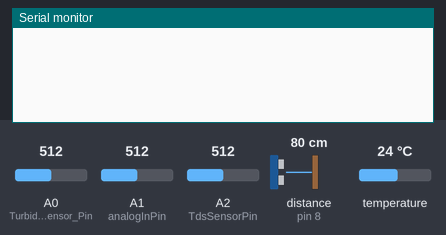
Simulated run of this sketch. Board: Arduino Uno, built with avr-gcc and run on an emulated ATmega328P. Shown: the last lines printed to the serial monitor. Wiring (inferred from the names in the program): ultrasonic range finder: trigger pin 9; echo pin 8. The inputs (shaded band) are chosen by the test bench; at power-on: distance to the obstacle (sensor on pin 8) 80 cm, temperature 24 °C, A0 (Turbidity_Sensor_Pin) = 512, A1 (analogInPin) = 512, A2 (TdsSensorPin) = 512. The echo pulse lasts 58.3 µs per cm.

Above: at 1.2 s.
1.3 s: distance to the obstacle (sensor on pin 8) set to 2 cm
At 1.9 s:
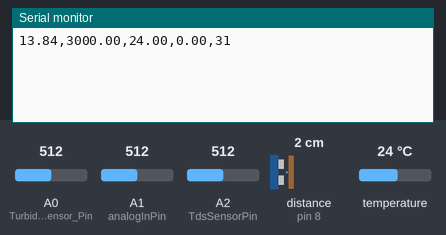
2.8 s: temperature set to 12 °C
At 4.1 s:
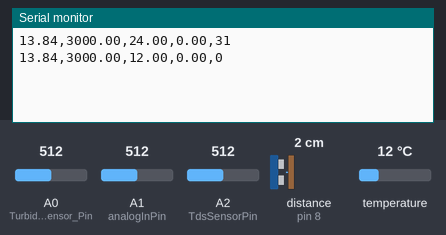
4.3 s: A0 (Turbidity_Sensor_Pin) set to 716
5.8 s: A1 (analogInPin) set to 716
At 5.8 s:
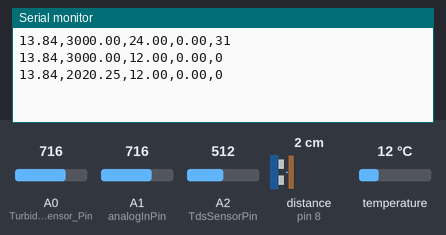
7.3 s: distance to the obstacle (sensor on pin 8) set to 4 cm
At 8.3 s:
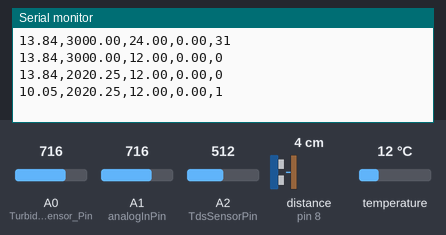
8.8 s: temperature set to 19 °C
At 10.9 s:
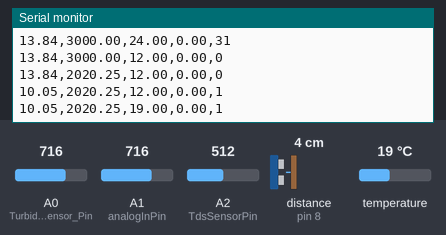
Timing chart, 0 to 11.3 s (numbered marks = the images above; inputs shaded):
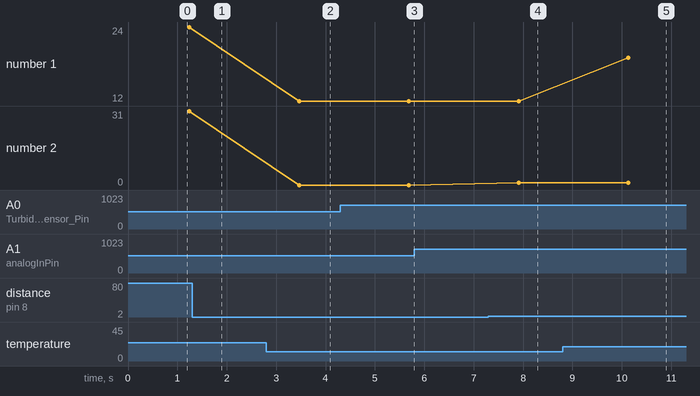

The sketch:

water_yet_OLD.ino
```cpp
int trigPin = 9;    // Trigger
int echoPin = 8;    // Echo
long duration, cm, inches;

String values;
#include <OneWire.h>
#include <DallasTemperature.h>

// Data wire is plugged into port 2 on the Arduino
#define ONE_WIRE_BUS 4

// Setup a oneWire instance to communicate with any OneWire devices (not just Maxim/Dallas temperature ICs)
OneWire oneWire(ONE_WIRE_BUS);

// Pass our oneWire reference to Dallas Temperature.
DallasTemperature sensors(&oneWire);
float   temperatures ;
/******************************* tds sensor *************************************/
#define TdsSensorPin A2
#define VREF 5.0      // analog reference voltage(Volt) of the ADC
#define SCOUNT  30         // sum of sample point
int analogBuffer[SCOUNT];    // store the analog value in the array, read from ADC
int analogBufferTemp[SCOUNT];
int analogBufferIndex = 0, copyIndex = 0;
float averageVoltage = 0, tdsValue = 0, temperature = 25;

/*********************************** ph sensor ********************************/
const int analogInPin = A1 ;
int sensorValue = 0;
unsigned long int avgValue;
float b;
int buf[10], temp;
float phValue;

float pph;

/********************************** Turbidity sensor ****************************************/
int Turbidity_Sensor_Pin = A0;
float Turbidity_Sensor_Voltage;
int samples = 600;
float ntu; // Nephelometric Turbidity Units
int count = 0;
/************************************* Uart *****************************************/

void setup()
{
  Serial.begin(9600);

  pinMode(TdsSensorPin, INPUT);

  sensors.begin();
  pinMode(trigPin, OUTPUT);
  pinMode(echoPin, INPUT);

}
float ph (float voltage) {
  return 7 + ((2.5 - voltage) / 0.18);
}

float round_to_dp( float in_value, int decimal_place )
{
  float multiplier = powf( 10.0f, decimal_place );
  in_value = roundf( in_value * multiplier ) / multiplier;
  return in_value;
}

void loop()
{ /*************** ntu ********************/
 Turbidity_Sensor_Voltage = 0;
  for (int i = 0; i < samples; i++)
  {
    Turbidity_Sensor_Voltage += ((float)analogRead(Turbidity_Sensor_Pin) / 1023) * 5;
  }

  Turbidity_Sensor_Voltage = Turbidity_Sensor_Voltage / samples;
  Turbidity_Sensor_Voltage = round_to_dp(Turbidity_Sensor_Voltage, 2);
  if (Turbidity_Sensor_Voltage < 2.5) {
    ntu = 3000;
  } else {
    ntu = -1120.4 * square(Turbidity_Sensor_Voltage) + 5742.3 * Turbidity_Sensor_Voltage - 4352.9;
  }

  delay(10);
  /*************************************/
  sensors.requestTemperatures();
  temperatures = (sensors.getTempCByIndex(0));
  // Serial.print("temperatures:");
  // Serial.print(sensors.getTempCByIndex(0));
  // Serial.print("c");

  /****************** ph ***********************/
  for (int i = 0; i < 10; i++)
  {
    buf[i] = analogRead(analogInPin);
    delay(10);
  }
  for (int i = 0; i < 9; i++)
  {
    for (int j = i + 1; j < 10; j++)
    {
      if (buf[i] > buf[j])
      {
        temp = buf[i];
        buf[i] = buf[j];
        buf[j] = temp;
      }
    }
  }
  avgValue = 0;
  for (int i = 2; i < 6; i++)
    avgValue += buf[i];
  float pHVol = (float)avgValue * 5.0 / 1024 / 6;
  float phValue = -5.70 * pHVol + 23.34;
  pph = phValue;
  //Serial.print("pH = ");
  //Serial.print(phValue);

  tds(); //Serial.println(" ");
   DIS();
 values =  String(pph) + ',' + String(ntu) + ',' + String(temperatures) + ',' + String(tdsValue)+ ',' + String(inches) ;
  Serial.println(values);
delay(1000);


}

void tds()
{
  static unsigned long analogSampleTimepoint = millis();
  if (millis() - analogSampleTimepoint > 40U)  //every 40 milliseconds,read the analog value from the ADC
  {
    analogSampleTimepoint = millis();
    analogBuffer[analogBufferIndex] = analogRead(TdsSensorPin);    //read the analog value and store into the buffer
    analogBufferIndex++;
    if (analogBufferIndex == SCOUNT)
      analogBufferIndex = 0;
  }
  static unsigned long printTimepoint = millis();
  if (millis() - printTimepoint > 800U)
  {
    printTimepoint = millis();
    for (copyIndex = 0; copyIndex < SCOUNT; copyIndex++)
      analogBufferTemp[copyIndex] = analogBuffer[copyIndex];
    averageVoltage = getMedianNum(analogBufferTemp, SCOUNT) * (float)VREF / 1024.0; // read the analog value more stable by the median filtering algorithm, and convert to voltage value
    float compensationCoefficient = 1.0 + 0.02 * (temperature - 25.0); //temperature compensation formula: fFinalResult(25^C) = fFinalResult(current)/(1.0+0.02*(fTP-25.0));
    float compensationVolatge = averageVoltage / compensationCoefficient; //temperature compensation
    tdsValue = (133.42 * compensationVolatge * compensationVolatge * compensationVolatge - 255.86 * compensationVolatge * compensationVolatge + 857.39 * compensationVolatge) * 0.5; //convert voltage value to tds value
    // Serial.print("TDS Value:");
    // Serial.print(tdsValue, 0);
    // Serial.print("ppm");

  }
}

int getMedianNum(int bArray[], int iFilterLen)
{
  int bTab[iFilterLen];
  for (byte i = 0; i < iFilterLen; i++)
    bTab[i] = bArray[i];
  int i, j, bTemp;
  for (j = 0; j < iFilterLen - 1; j++)
  {
    for (i = 0; i < iFilterLen - j - 1; i++)
    {
      if (bTab[i] > bTab[i + 1])
      {
        bTemp = bTab[i];
        bTab[i] = bTab[i + 1];
        bTab[i + 1] = bTemp;
      }
    }
  }
  if ((iFilterLen & 1) > 0)
    bTemp = bTab[(iFilterLen - 1) / 2];
  else
    bTemp = (bTab[iFilterLen / 2] + bTab[iFilterLen / 2 - 1]) / 2;
  return bTemp;
}


void DIS() {
  // The sensor is triggered by a HIGH pulse of 10 or more microseconds.
  // Give a short LOW pulse beforehand to ensure a clean HIGH pulse:
  digitalWrite(trigPin, LOW);
  delayMicroseconds(5);
  digitalWrite(trigPin, HIGH);
  delayMicroseconds(10);
  digitalWrite(trigPin, LOW);

  // Read the signal from the sensor: a HIGH pulse whose
  // duration is the time (in microseconds) from the sending
  // of the ping to the reception of its echo off of an object.
  pinMode(echoPin, INPUT);
  duration = pulseIn(echoPin, HIGH);

  // Convert the time into a distance
  cm = (duration/2) / 29.1;     // Divide by 29.1 or multiply by 0.0343
  inches = (duration/2) / 74;   // Divide by 74 or multiply by 0.0135


  delay(250);
}
```

Measured:
- after the input at 2.8 s, the serial monitor: prints a new line after 0.67 s (image 2)
- after the input at 7.3 s, the serial monitor: prints a new line after 0.61 s (image 4)
- after the input at 8.8 s, the serial monitor: prints a new line after 1.3 s (image 5)
- plotted number 1: 24 → 12 after the input at 2.8 s, 12 → 19 after the input at 8.8 s
- plotted number 2: 0 → 1 after the input at 7.3 s
